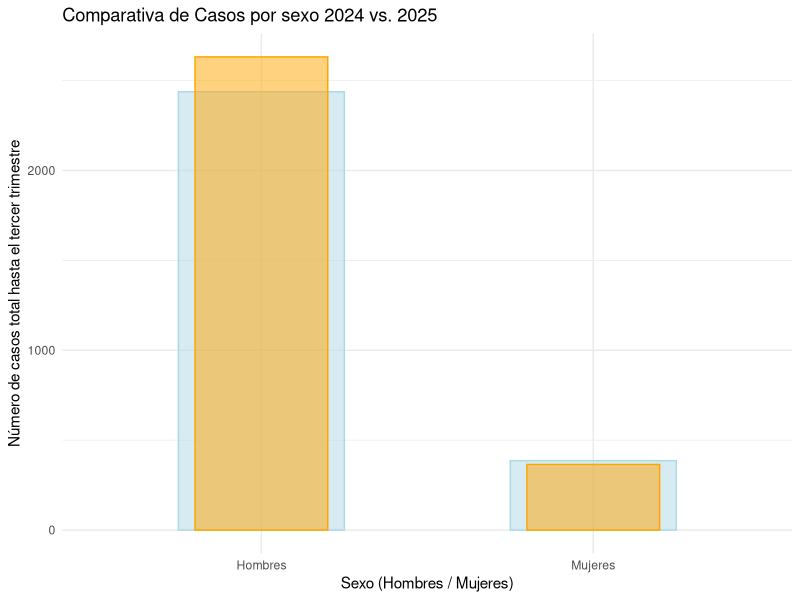
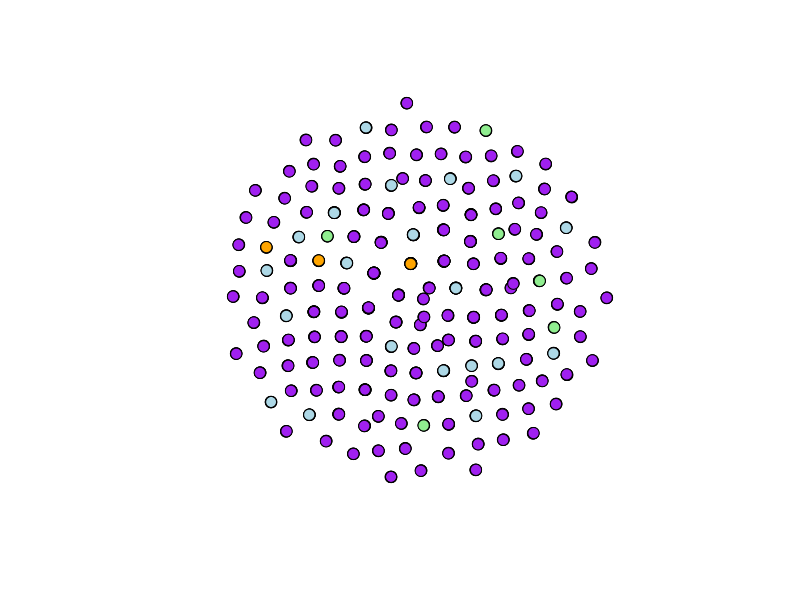
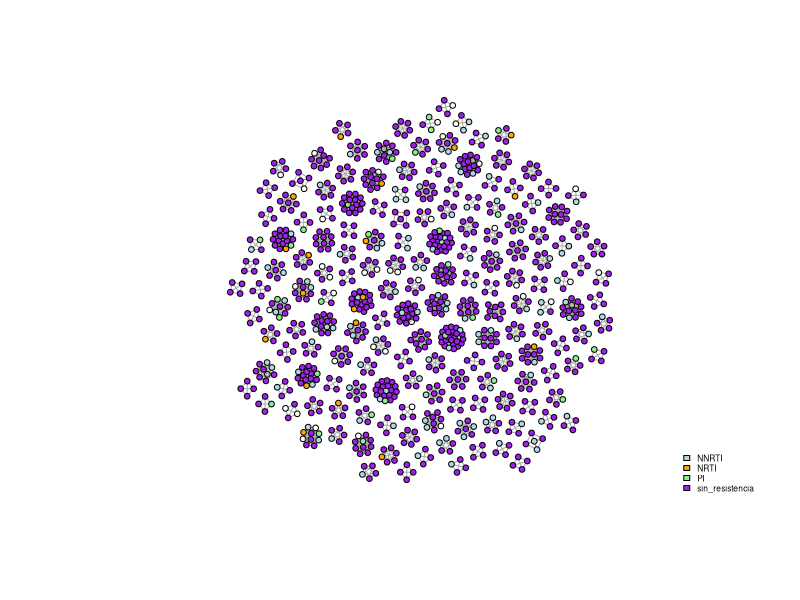
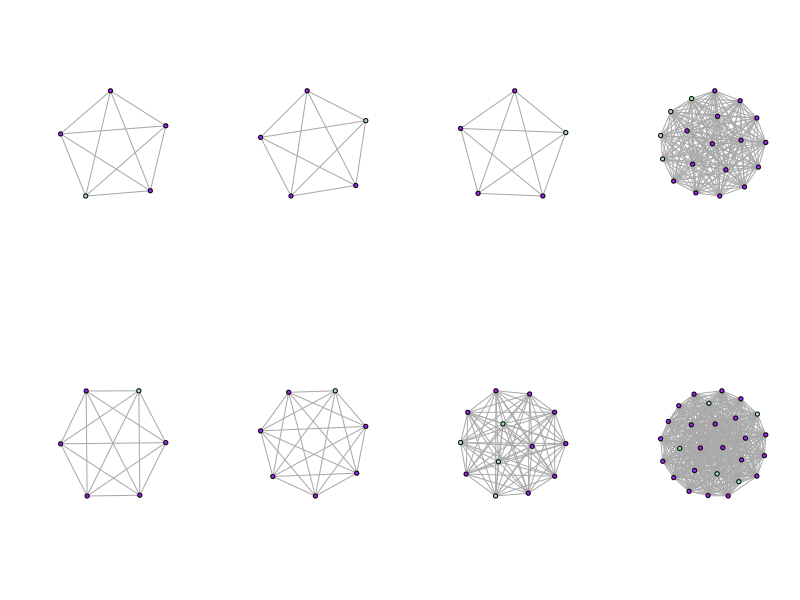
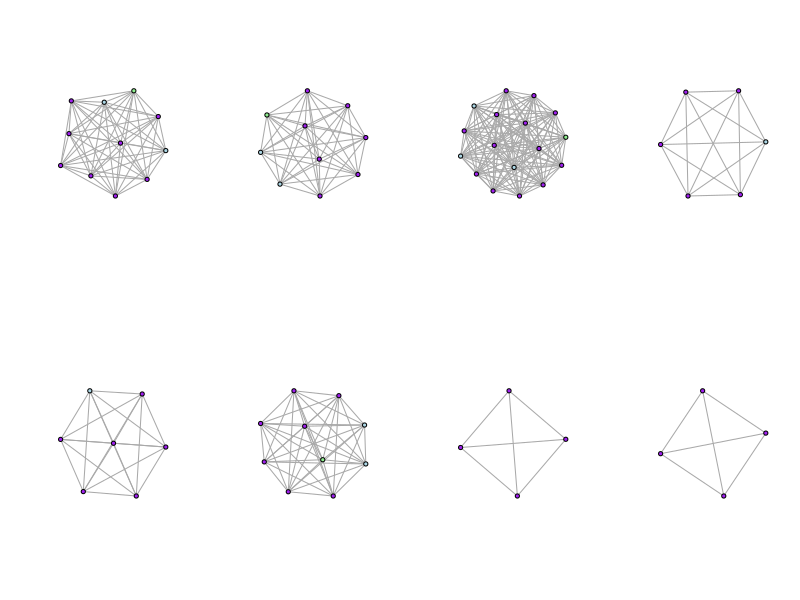
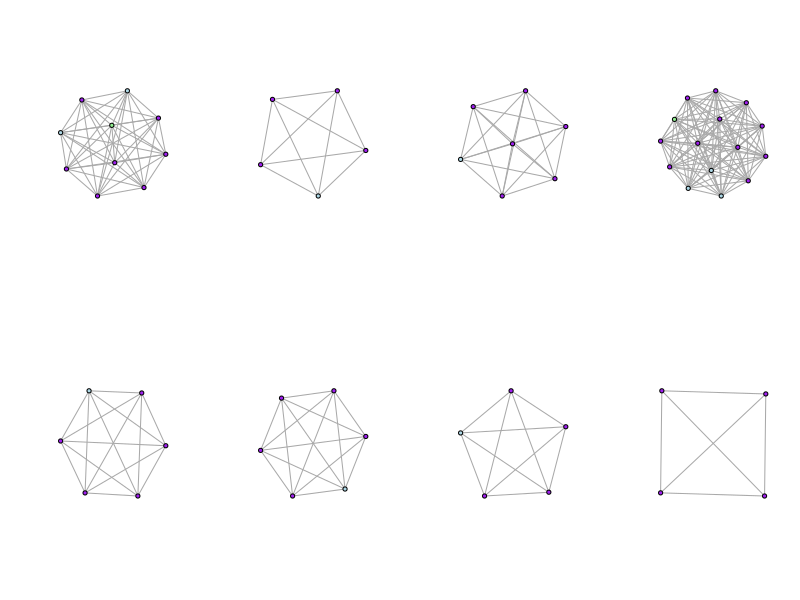
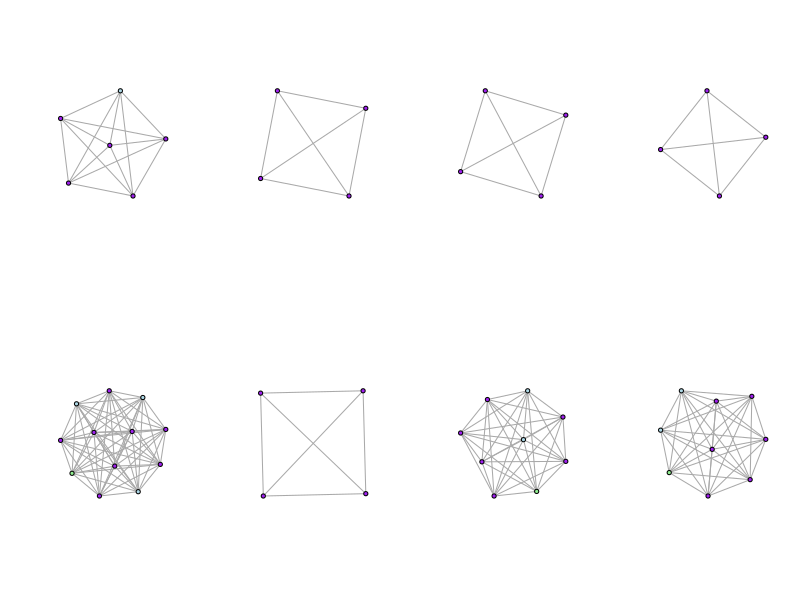
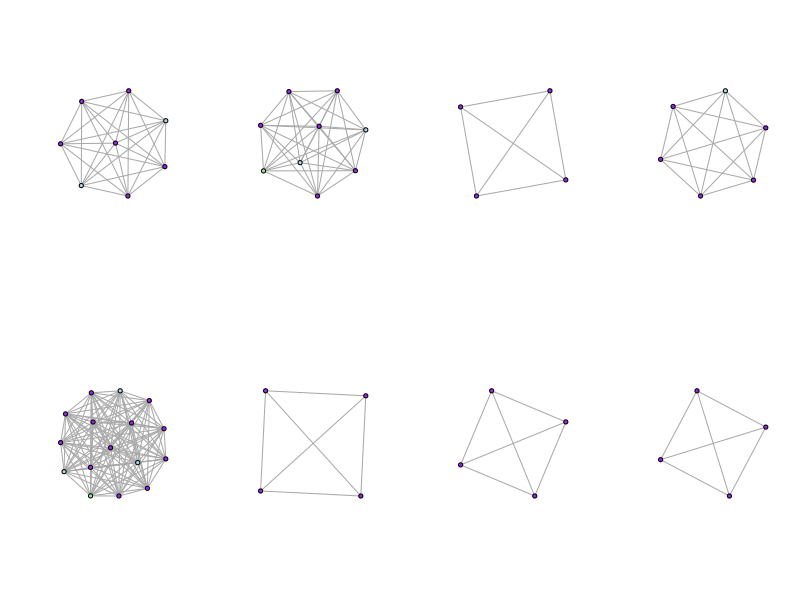

Source code (R) for these figures, in order: (Note: this script raises an error after producing the figures.)

# Tablas de nuevos casos #

casos_2024 <- data.frame(
  Sexo = c("Hombres", "Mujeres"),
  Casos = c(2438, 386)
)

casos_2024$Total_de_casos <- sum(casos_2024$Casos)
casos_2024

casos_2025 <- data.frame(
  Sexo = c("Hombres", "Mujeres"),
  Casos = c(2632, 365)
)

casos_2025$Total_de_casos <- sum(casos_2025$Casos)
casos_2025

# Gráfica de barras de nuevos casos #
library(ggplot2)
nuevos_casos <- ggplot() +
  geom_col(data = casos_2024, aes(x=Sexo, y=Casos),
           fill = "lightblue", colour = "lightblue", 
           alpha = 0.5, width = 0.5) +
  geom_col(data = casos_2025, aes(x= Sexo, y=Casos),
           fill = "orange", colour = "orange", 
           alpha = 0.5, width = 0.4) +
  labs(
    title = "Comparativa de Casos por sexo 2024 vs. 2025", 
    x = "Sexo (Hombres / Mujeres)",
    y = "Número de casos total hasta el tercer trimestre") +
  theme_minimal()
#Para poder ver el cambio busque como hacer transparentes las barras, esa información 
#la obtuve de acá: GeeksforGeeks. (2025, 16 abril). Transparent Scatterplot 
#Points in Base R and ggplot2. GeeksforGeeks. 
#https://www-geeksforgeeks-org.translate.goog/r-language/transparent-scatterplot-points-in-base-r-and-ggplot2/?_x_tr_sl=en&_x_tr_tl=es&_x_tr_hl=es&_x_tr_pto=tc&_x_tr_hist=true

plot(nuevos_casos)

###############################################################################

library(igraph)
library(dplyr)

vih_data<-read.csv("vih_red_completa.csv")

#modificar la base de datos para corregir un error#

library(tidyverse)
vih_data_r <- vih_data$resistencia=="Sin resistencia"
vih_data$resistencia[vih_data_r] <- "sin_resistencia"

conexiones <- vih_data %>%
  filter(cluster_id != 0 & cd4_a < 200) %>%    # Seleccionamos solo aquellos en clusters y con conteo de linfocitos CD4  mayor a 500
  group_by(cluster_id) %>%      # Agrupamos mediante este criterio
  filter(n() >= 4) %>%          # Excluye clusters con menos de 4 individuos
  summarise(pares = list(combn(id_muestra, 2, simplify = F))) %>% 
            # Nuevo df, "pares" que contiene las combinaciones del id según su cluster
  tidyr::unnest(pares) %>%  # Deshanida la lista anterior para que igraph pueda leerla
  mutate(from = sapply(pares, `[[`, 1),      # Genera dos nuevas columnas "from" y "to" 
         to   = sapply(pares, `[[`, 2)) %>%  # señalando de dónde sale y a dónde llega 
  select(from, to)            # Se descarta la columna "pares"

## Para separar, deshanidar, usamos ClaudeAI, además de mejorar la estructructura 
##  de este nuevo data frame. 

colores  <- c("NNRTI" = "lightblue", "NRTI"="orange", 
              "PI"="lightgreen", "sin_resistencia"="purple")

g <- graph_from_data_frame(conexiones, directed = F)

plot(g, vertex.label = NA,  vertex.size  = 6, 
     vertex.color = colores[vih_data$resistencia])

vcount(g) # Número de nodos
ecount(g) # Número de conexiones

# Tabla de datos limpia con los datos que vamos a utilizar #

columnas_non <- c("colonia", "municipio", "cp", "seguridad_social") #crear un nuevo 
#objeto en el que indiquemos las columnas que no necesitamos#

vih_data_limpia <-vih_data[, !names(vih_data) %in% columnas_non] #para no modificar 
#nuestra base de datos original, creamos una nueva tabla, ahí indicamos de donde va 
#a tomar los datos de las columnas a borrar#

#haremos la comparación de edad con varias categorías, así que vamos a eliminar 
#aquellos datos que no tengan edad para que quede mejor la tabla#

vih_data_limpia <- vih_data_limpia[vih_data_limpia$edad != "", ]
#en la tabla no hay "0" o "NA", son simplemente espacios vacíos, por lo que en la 
#base de datos limpia vamos a indicar de que columna queremos eliminar esos espacios
#vacíos#

# Comparación de los datos obtenidos de la base de datos #

################################################################################

write_graph(g, "red_VIHP1.graphml", format = "graphml") 
# Exportar para visualizar en Cytoscape pero no sirvió


###############################################################################

conexiones_buena <- vih_data_limpia %>%
  filter(cluster_id != 0 & cd4_a < 200) %>%    # Seleccionamos solo aquellos en clusters y con conteo de linfocitos CD4  mayor a 500
  group_by(cluster_id) %>%      # Agrupamos mediante este criterio
  filter(n() >= 4) %>%          # Excluye clusters con menos de 4 individuos
  summarise(pares = list(combn(id_muestra, 2, simplify = F))) %>% 
  # Nuevo df, "pares" que contiene las combinaciones del id según su cluster
  tidyr::unnest(pares) %>%  # Deshanida la lista anterior para que igraph pueda leerla
  mutate(from = sapply(pares, `[[`, 1),      # Genera dos nuevas columnas "from" y "to" 
         to   = sapply(pares, `[[`, 2)) %>%  # señalando de dónde sale y a dónde llega 
  select(from, to)            # Se descarta la columna "pares"

## Debido a que es una copia del anterior, usamos ClaudeAI, además de mejorar la 
##  estructructura de este nuevo data frame.


g2 <- graph_from_data_frame(conexiones_buena, directed = F)

vcount(g2) ## corroborar si se hizo bien la base 

############## graficar completo ###############

layout <- layout_with_graphopt(g2, niter  = 15000, charge = 0.08)


plot(g2,
     vertex.label = NA,
     vertex.size = 3,
     vertex.color = colores[vih_data_limpia$resistencia],
     layout = layout)

legend("bottomright",
       legend = names(colores),
       fill   = colores,
       cex    = 0.5,
       bty    = "n")


############# graficar por clusters  ##############

par(mfrow = c(2, 4))

subg <- decompose(g2)

for (sg in subg) {
  plot(sg, vertex.label = NA,  vertex.size  = 8, 
       vertex.color = colores[vih_data_limpia$resistencia])
}

legend("bottomrleft",
       legend = names(colores),
       fill   = colores,
       cex    = 0.5,
       bty    = "n")

par(mfrow = c(1, 1))

###################################################################################

library(ggplot2)

# Gráfica para comparar los niveles de linfocitos CD4 por rango de edad #

ggplot(vih_data_limpia, aes(x = edad_rango, y = cd4_a)) +
  geom_boxplot(fill = "pink3", color = "pink2") +
  labs(
    title = "Conteo de linfocitos CD4 por rango de edad", 
    x = "Rango de edad", 
    y = "Conteo de células CD4"
  ) 

# Gráfica para comparar los niveles de carga de virulencia por rango de edad #

ggplot(vih_data_limpia, aes(x = edad_rango, y = cv)) +
  geom_boxplot(fill = "red3", color = "red4") +
  labs(
    title = "Nivel de carga viral por rango de edad", 
    x = "Rango de edad", 
    y = "Carga viral"
  ) 

# Gráfica de resistencia con la toma de las muestras #

#Para poder hacer esta gráfica hay que crear una nueva tabla, en donde agrupemos los
#valores de "resistencia" a un solo valor, porque realmente no nos interesa mucho 
#el tipo de resistencia, solo ver como va cambiando el panorama de la resistencia
#a lo largo de los años#
tabla_resistencia <- data.frame(
  ID = vih_data_limpia$id_muestra,
  m_a = substr(vih_data_limpia$`fecha_toma`, 1, 7)
)

tabla_resistencia$Resistente[vih_data_limpia$resistencia == "sin_resistencia"] <- 0 
tabla_resistencia$Resistente[vih_data_limpia$resistencia == "NRTI"] <- 1
tabla_resistencia$Resistente[vih_data_limpia$resistencia == "NNRTI"] <- 1
tabla_resistencia$Resistente[vih_data_limpia$resistencia == "PI"] <- 1
tabla_resistencia$Resistente[vih_data_limpia$resistencia == "Compleja"] <- 1
tabla_resistencia$Resistente[vih_data_limpia$resistencia == "Pendiente"] <- 1

tabla_resistencia <- na.omit(tabla_resistencia) #función para eliminar aquellos
#datos que salgan con "NA"#

#Una vez que tenemos esta nueva tabla con los valores que necesitamos y que ya 
#filtramos nuestra base de datos, vamos a creaun una gráfica en donde podamos 
#visualizar el número de casos con y sin resistencia con el paso del tiempo#
nuevos_casos <- ggplot(tabla_resistencia, aes(x = m_a, fill = as.factor(Resistente))) +
  geom_bar(position = "dodge") +
  labs(
    title = "Distribución Mensual de Casos con y sin resistencia",
    x = "Fecha de toma de muestra (Mes y Año)",
    y = "Número total de pacientes"
  ) +
  scale_fill_manual(
    values = c("lightblue3", "red3"),
    labels = c("Sin resistencia", "Con resistencia")
  ) +
  theme(
    axis.text.x = element_text(angle = 45, hjust = 1),
    legend.position = "top"
  ) #aquí busque en Rpubs para ver como acomodar las etiquetas y que se entendieran
#y lo saqué de acá: Heiss, A. (2022, 23 junio). Quick and easy ways to deal with 
#long labels in ggplot2 | Andrew Heiss. Andrew Heiss.
#https://www-andrewheiss-com.translate.goog/blog/2022/06/23/long-labels-ggplot/?_x_tr_sl=en&_x_tr_tl=es&_x_tr_hl=es&_x_tr_pto=tc

nuevos_casos
